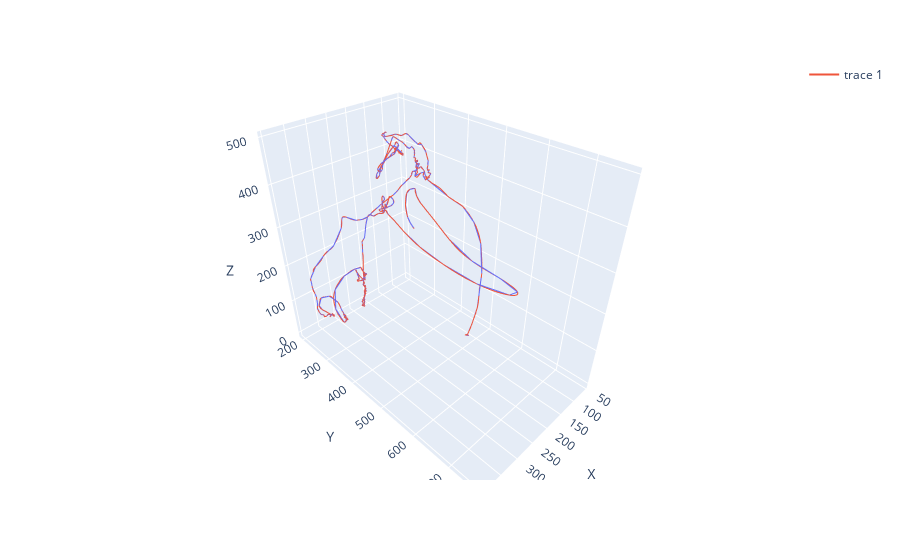

The code cell stored with this chart in its notebook:
### Code cell
tip = subsampled.loc[subsampled["MARKER_NR"] == "tip7", :]
fig = px.line_3d(tip, x="X", y="Y", z="Z", hover_data=["FRAME"])
actual = dataMario.loc[dataMario["MARKER_NR"] == "tip7", :]
fig.add_trace(go.Scatter3d(x=actual["X"], y=actual["Y"], z=actual["Z"], mode="lines"))
fig.write_html("subsamplingResultsTip7.html")
fig.show()

### Figure 1 — Plotly figure (JSON) as saved in the notebook; plotly's stock layout.template omitted (floating-point values rounded to 4 significant figures; data arrays with more than 128 entries replaced by an {"elided": "..."} marker saying what was removed)
{"data": [{"customdata": {"elided": "500x1 int values"}, "hovertemplate": "X=%{x}<br>Y=%{y}<br>Z=%{z}<br>FRAME=%{customdata[0]}<extra></extra>", "legendgroup": "", "line": {"color": "#636efa", "dash": "solid"}, "marker": {"symbol": "circle"}, "mode": "lines", "name": "", "scene": "scene", "showlegend": false, "type": "scatter3d", "x": {"elided": "500 float values"}, "y": {"elided": "500 float values"}, "z": {"elided": "500 float values"}}, {"mode": "lines", "type": "scatter3d", "x": {"elided": "12020 float values"}, "y": {"elided": "12020 float values"}, "z": {"elided": "12020 float values"}}], "layout": {"legend": {"tracegroupgap": 0}, "margin": {"t": 60}, "scene": {"domain": {"x": [0, 1], "y": [0, 1]}, "xaxis": {"title": {"text": "X"}}, "yaxis": {"title": {"text": "Y"}}, "zaxis": {"title": {"text": "Z"}}}}}
